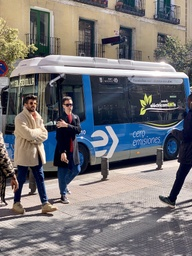
#> input picture code-library/additional-program/additional-program-5/data/images/bus.jpg, 192 x 256 px, shrunk from 810 x 1080 before the run
$ python -i draw_circles_script.py   (imports and definitions only)
#> lines starting #> are read from the running program, lines starting #| are printed output that depends on the picture
#> further down, picture is the input picture: shape (256, 192, 3); mean B, G, R 118.1, 115.6, 117.3
"""Processed from draw_circles_script.py - Detected operations: gaussian_blur, circle_detection, grayscale"""
import cv2
import numpy as np

def process_image(image: np.ndarray, kernel_size: float = 5, sigma: float = 0) -> np.ndarray:
    """
    Processed from draw_circles_script.py - Detected operations: gaussian_blur, circle_detection, grayscale

    Args:
        image: Input image
        kernel_size: Kernel size
        sigma: Sigma

    Returns:
        Processed image
    """
#> called with kernel_size = 5, sigma = 0
    try:
        result = image.copy()

        # Convert to grayscale if needed
        if len(result.shape) == 3:
            result = cv2.cvtColor(result, cv2.COLOR_BGR2GRAY)
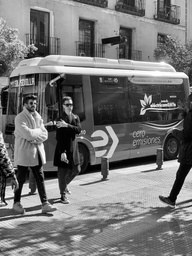
#> result: shape (256, 192); min 0, max 255, mean 116.4

        # Apply Gaussian blur
        kernel_size = int(kernel_size)
        if kernel_size % 2 == 0:
            kernel_size += 1
        result = cv2.GaussianBlur(result, (kernel_size, kernel_size), 0)
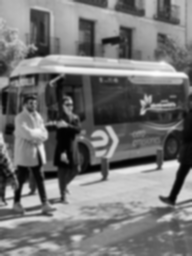
#> result: shape (256, 192); min 1, max 254, mean 116.4

        # Detect circles
        if len(result.shape) == 2:
            display = cv2.cvtColor(result, cv2.COLOR_GRAY2BGR)
        else:
            display = result.copy()
        gray = cv2.cvtColor(display, cv2.COLOR_BGR2GRAY) if len(display.shape) == 3 else display
        circles = cv2.HoughCircles(gray, cv2.HOUGH_GRADIENT, 1, 50, param1=50, param2=30)
#> circles = 13 rows, first 8: [94.5, 80.5, 83.3], [123.5, 164.5, 82.5], [67.5, 153.5, 66.1], [93.5, 11.5, 90.9], [134.5, 43.5, 44.8], [65.5, 211.5, 43.6], [148.5, 93.5, 36.3], [33.5, 69.5, 25.2]
        if circles is not None:
            circles = np.uint16(np.around(circles))
#> circles = 13 rows, first 8: [94, 80, 83], [124, 164, 82], [68, 154, 66], [94, 12, 91], [134, 44, 45], [66, 212, 44], [148, 94, 36], [34, 70, 25]
            for i in circles[0, :]:
                cv2.circle(display, (i[0], i[1]), i[2], (0, 255, 0), 2)
#> this loop made 13 passes
#> i on passes 1 to 12: [94, 80, 83], [124, 164, 82], [68, 154, 66], [94, 12, 91], [134, 44, 45], [66, 212, 44], [148, 94, 36], [34, 70, 25], [160, 224, 29], [184, 154, 51], [28, 18, 25], [110, 238, 17]
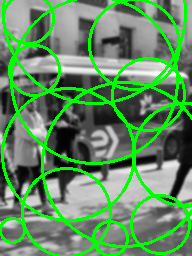
#> display: shape (256, 192, 3); mean B, G, R 96.4, 141.6, 96.4
        result = display

        return result

    except Exception as e:
        print(f"Error in processing: {e}")
        return image

>>> import cv2
>>> picture = cv2.imread('../../additional-program/additional-program-5/data/images/bus.jpg')
>>> result = process_image(picture)

$ run again, on code-library/additional-program/additional-program-5/data/images/zidane.jpg
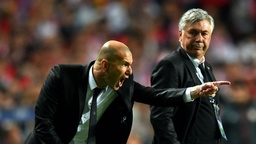
#> input picture code-library/additional-program/additional-program-5/data/images/zidane.jpg, 256 x 144 px, shrunk from 1280 x 720 before the run
#> picture is the input picture: shape (144, 256, 3); mean B, G, R 51.5, 58.3, 69.4
#> in process_image, `result = cv2.GaussianBlur(result, (kernel_size, kernel_size), 0)`:
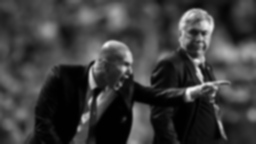
#> result: shape (144, 256); min 0, max 247, mean 60.9
#> in process_image, `circles = cv2.HoughCircles(gray, cv2.HOUGH_GRADIENT, 1, 50, param1=50,..`: circles = [[163.5, 46.5, 41.9], [68.5, 71.5, 52], [100.5, 123.5, 68.1], [157.5, 143.5, 67.7], [222.5, 63.5, 28], [208.5, 139.5, 56.3], [179.5, 98.5, 23.6], [106.5, 29.5, 24.3]]
#> in process_image, `circles = np.uint16(np.around(circles))`: circles = [[164, 46, 42], [68, 72, 52], [100, 124, 68], [158, 144, 68], [222, 64, 28], [208, 140, 56], [180, 98, 24], [106, 30, 24]]
#> the loop in process_image, `for i in circles[0, :]:` made 8 passes
#> after the loop in process_image, `for i in circles[0, :]:`:
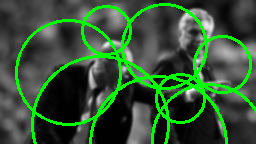
#> display: shape (144, 256, 3); mean B, G, R 51.9, 84.9, 51.9
